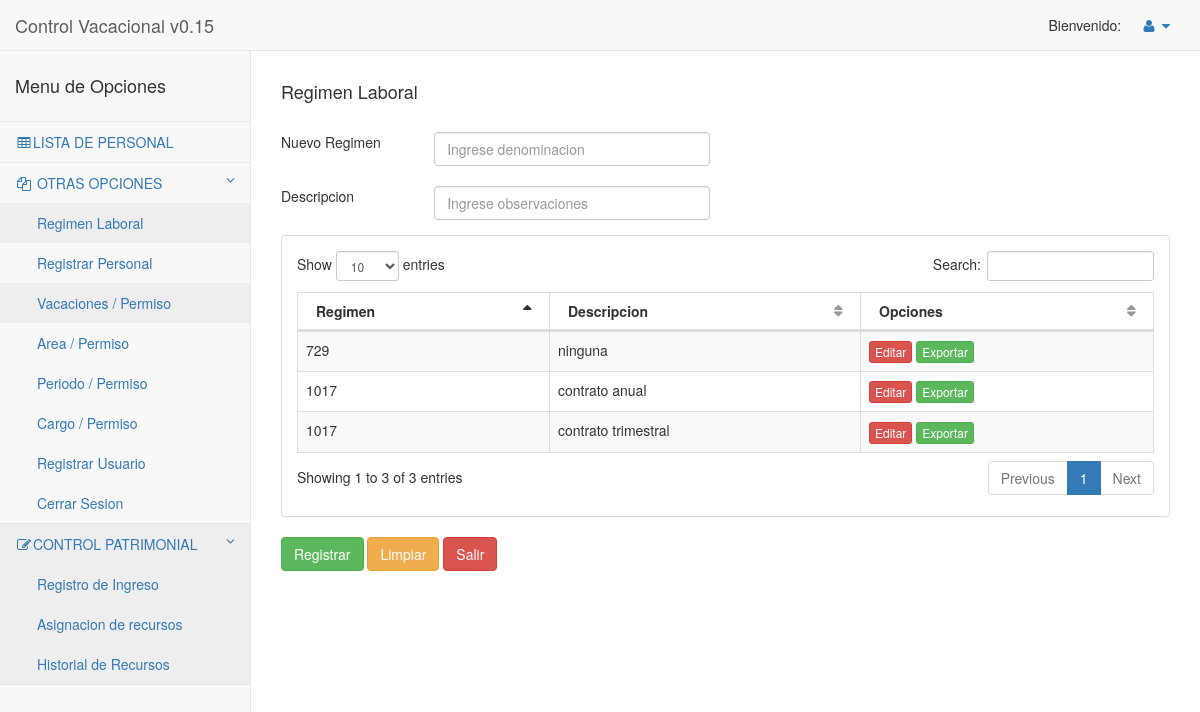
The page /pages/CRURegLaboral.php on the database its author committed.
### tables this page shows
CREATE TABLE IF NOT EXISTS `tbregimen` (
  `cid` char(2) NOT NULL,
  `vcdescripcion` varchar(30) NOT NULL,
  `vcobservaciones` varchar(55) NOT NULL,
  PRIMARY KEY (`cid`)
);

### pages/CRURegLaboral.php (the view, shortened to what this page needs)
<?php include('header.php'); ?>
<?php include('modals.php'); ?>
<div class="contenedor">
		<form class="formulario_login" action="include/regCRUReglaboral.php" method="POST">
			<div>
	        <div>
	            <h4 id="myModalLabel">Regimen Laboral</h4>
	        </div>
	        <br>
	        <div>
	                <div class="row">
	                    <div class="col-md-2" id="">
	                        Nuevo Regimen
	                    </div>
	                    <div class="col-md-4 center-block ">
	                        <input class="form-control" type="text" placeholder="Ingrese denominacion" id="" name="vcdescripcion" required>
	                    </div>
	                </div>
	                <br>
	                <div class="row">
	                    <div class="col-md-2">
	                        Descripcion
	                    </div>
	                    <div class="col-md-4 center-block ">
	                        <input type="text" class="form-control" placeholder="Ingrese observaciones" id="" name="vcobservaciones" required>
	                    </div>
	                </div>
	                <div class="row">
	                    <div class="col-lg-12">
	                        <div class="panel panel-default">
	                            <div class="panel-body">
	                                <div class="dataTable_wrapper">
	                                    <table class="table table-striped table-bordered table-hover" id="dataTables-example">
	                                        <thead>
	                                            <tr>
	                                                <th>Regimen </th>
	                                                <th>Descripcion</th>
	                                                <th>Opciones</th>
	                                            </tr>
	                                        </thead>
	                                        <tbody>
	                                            <?php
	                                                $consulta_mysql='SELECT * From tbregimen order by vcdescripcion;';
	                                                $resultado_consulta_mysql=mysql_query($consulta_mysql);
	                                                while($registro = mysql_fetch_array($resultado_consulta_mysql)){
	                                                    echo "
	                                                        <tr class='odd gradeX'>
	                                                        <td id=''>".$registro["vcdescripcion"]."</td>
	                                                        <td id=''>".$registro["vcobservaciones"]."</td>
	                                                        <td id='' class='center'>
	                                                            <input type='button' value='Editar' class='btn btn-danger btn-xs'>
	                                                            <input type='button' value='Exportar' class='btn btn-success btn-xs'>
	                                                        </td>
	                                                    </tr>";
	                                                }
	                                            ?>
	                                        </tbody>
	                                    </table>
	                                </div>
	                            </div>
	                        </div>
	                    </div>
	                </div>
	                <div claas='row col-md-6'>
	                	<input  class="btn btn-success" type = "submit" value="Registrar">
						<input  class="btn btn-warning" type = "reset" value="Limpiar">
						<input  class ='btn btn-danger' type='button' value='Salir'>
	                </div>
	        </div>
	    </div>
		</form>
	</div>
<?php include('footer.php') ?>

### pages/header.php (style rules this page uses)
.dataTable_wrapper { -webkit-transition: 0.9s; }

### rows shown on the page
tbregimen: vcdescripcion "1017", vcobservaciones "contrato anual"
tbregimen: vcdescripcion "1017", vcobservaciones "contrato trimestral"
tbregimen: vcdescripcion "729", vcobservaciones "ninguna"
